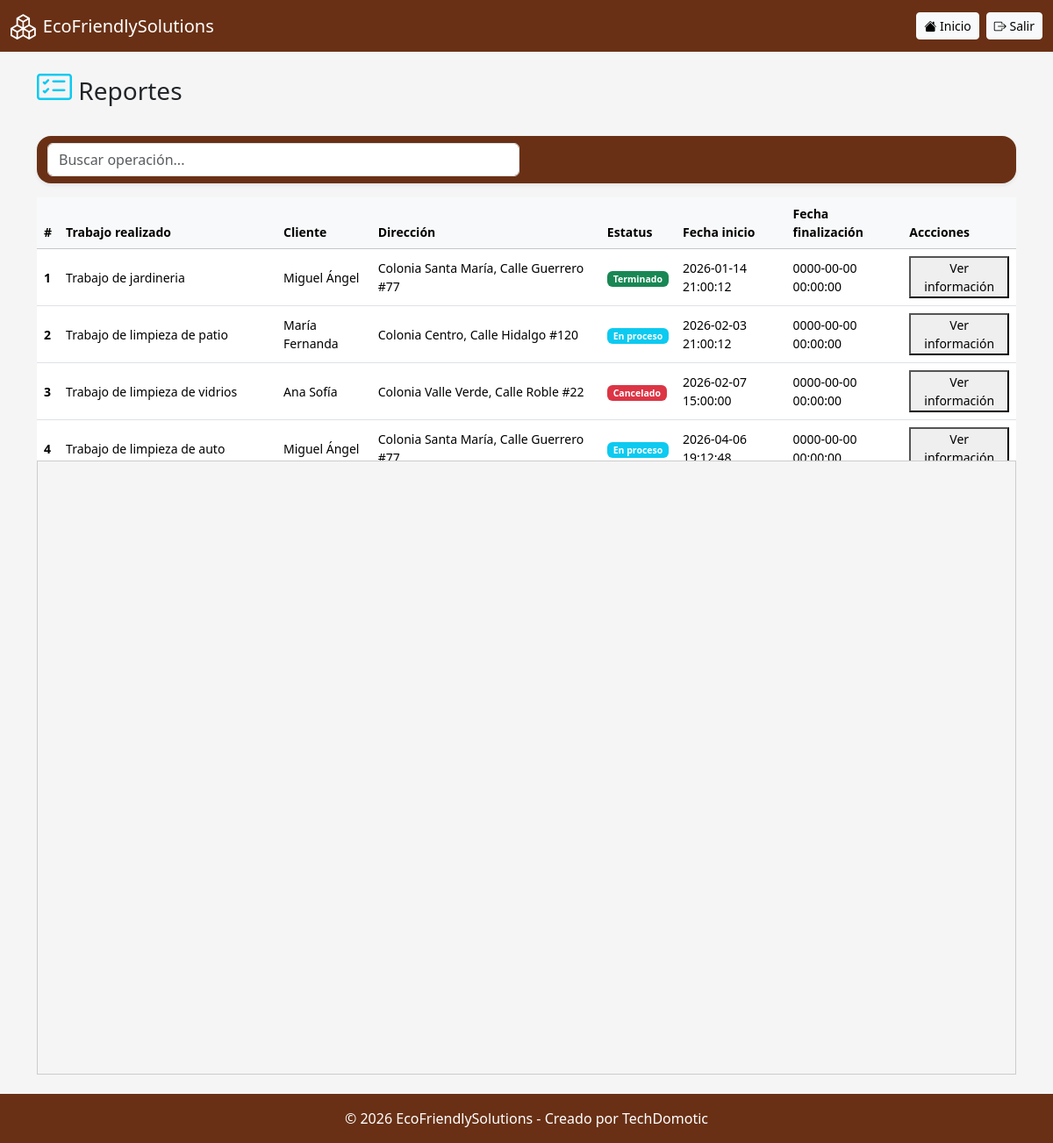
Before: /reportes/vista.php (signed in) with the older database file.
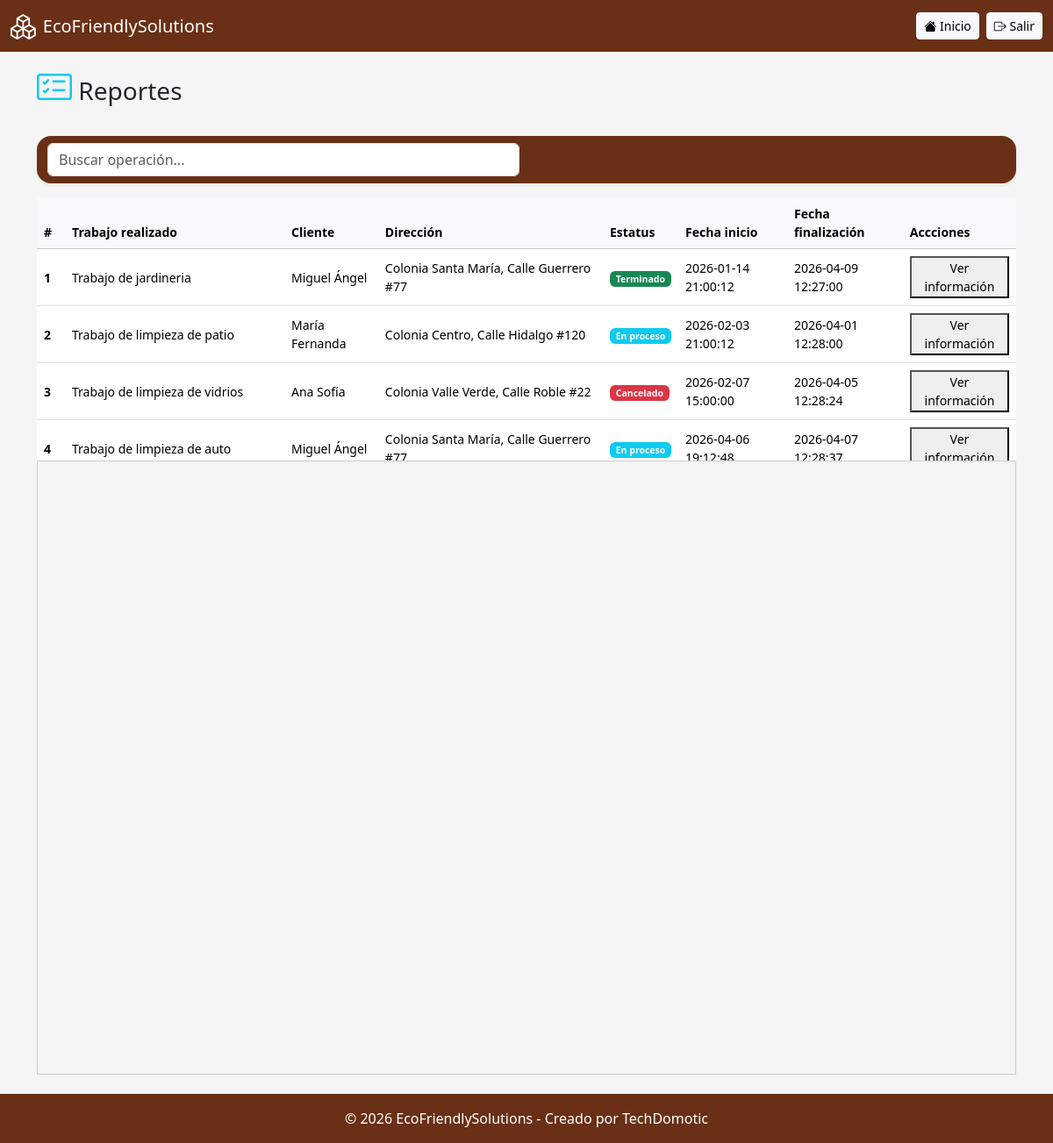
After: the same page with the newer database file.
### tables this page shows
CREATE TABLE `operacion` (
  `id_operacion` int(11) NOT NULL,
  `trabajo_realizado` varchar(200) DEFAULT NULL,
  `estatus` varchar(90) NOT NULL,
  `id_grupo_trabajadores` varchar(120) NOT NULL,
  `id_grupo_productos` varchar(120) NOT NULL,
  `id_grupo_materiales` varchar(120) NOT NULL,
  `id_cliente` int(11) NOT NULL,
  `fecha_creacion` timestamp NOT NULL DEFAULT current_timestamp(),
  `fecha_finalizacion` datetime DEFAULT NULL
);

CREATE TABLE `crm` (
  `id_cliente` int(11) NOT NULL,
  `nombre` varchar(100) NOT NULL,
  `apellidos` varchar(150) DEFAULT NULL,
  `direccion` varchar(150) DEFAULT NULL,
  `entre_calles` varchar(200) DEFAULT NULL,
  `correo` varchar(100) DEFAULT NULL,
  `numero_telefonico` bigint(11) DEFAULT NULL,
  `activo` tinyint(1) NOT NULL DEFAULT 1,
  `fecha_creacion` timestamp NOT NULL DEFAULT current_timestamp()
);

### reportes/vista.php (the view, shortened to what this page needs)
<?php
include '../includes/conexion.php';
include '../includes/header.php';
$result = $conn->query("
SELECT O.id_operacion, O.trabajo_realizado, O.estatus, C.nombre, C.id_cliente, C.direccion, O.fecha_creacion, O.fecha_finalizacion, O.id_grupo_trabajadores FROM operacion AS O INNER JOIN crm AS C ON C.id_cliente = O.id_cliente
");
?>
<div class="d-flex justify-content-between align-items-center mb-4">
    <h3><i class="bi bi-card-checklist fs-1 text-info"></i> Reportes</h3>
</div>
<nav class="navbar bg-body-tertiary mb-3 rounded-4 shadow-sm">
  <div class="container-fluid">
    <div class="col-12 col-md-6"> <form class="d-flex" role="search" onsubmit="return false;">
            <input class="form-control me-2" type="search" id="inputBusqueda" placeholder="Buscar operación...">
        </form>
    </div>
  </div>
</nav>
<div style="max-height: 300px; overflow-y: auto;">
<table class="table table-hover align-middle small" id="tablaop">
<thead class="table-light">
<tr>
<th style="position: sticky; top: 0; z-index: 2; background-color: #f8f9fa;">#</th>
<th style="position: sticky; top: 0; z-index: 2; background-color: #f8f9fa;">Trabajo realizado</th>
<th style="position: sticky; top: 0; z-index: 2; background-color: #f8f9fa;">Cliente</th>
<th style="position: sticky; top: 0; z-index: 2; background-color: #f8f9fa;">Direcci&oacute;n</th>
<th style="position: sticky; top: 0; z-index: 2; background-color: #f8f9fa;">Estatus</th>
<th style="position: sticky; top: 0; z-index: 2; background-color: #f8f9fa;">Fecha inicio</th>
<th style="position: sticky; top: 0; z-index: 2; background-color: #f8f9fa;">Fecha finalizaci&oacute;n</th>
<th style="position: sticky; top: 0; z-index: 2; background-color: #f8f9fa;">Accciones</th>
</tr>
</thead>
<tbody>
<?php $contador = 1; ?>
<?php while($row = $result->fetch_assoc()): ?>
<td><strong><?= $contador; ?></strong></td>
<td><?= htmlspecialchars($row['trabajo_realizado']); ?></td>
<td><?= htmlspecialchars($row['nombre']); ?></td>
<td><?= htmlspecialchars($row['direccion']); ?></td>
<td>
<?php if($row['estatus'] == 'Terminado'): ?>
<span class="badge bg-success">Terminado</span>
<?php elseif($row['estatus'] == 'En proceso'): ?>
<span class="badge bg-info">En proceso</span>
<?php else: ?>
<span class="badge bg-danger">Cancelado</span>
<?php endif; ?>
</td>
<td><?= htmlspecialchars($row['fecha_creacion']); ?></td>
<td><?= htmlspecialchars($row['fecha_finalizacion']); ?></td>
<td>
<button onclick="verPDF(
  '<?= $row['trabajo_realizado'] ?>',
  '<?= $row['id_operacion'] ?>',
  '<?= $row['id_cliente'] ?>',
)">
Ver informaci&oacute;n
</button>
</td>
<?php $contador++; ?>
<?php endwhile; ?>
</tbody>
</table>
</div>
<iframe id="visorPDF" width="100%" height="700px" style="border:1px solid #ccc;"></iframe>
<?php include '../includes/footer.php'; ?>

Changed rows visible on the page:
changed operacion "Trabajo de jardineria": fecha_finalizacion "0000-00-00 00:00:00" → "2026-04-09 12:27:00"
changed operacion "Trabajo de limpieza de patio": fecha_finalizacion "0000-00-00 00:00:00" → "2026-04-01 12:28:00"
changed operacion "Trabajo de limpieza de vidrios": fecha_finalizacion "0000-00-00 00:00:00" → "2026-04-05 12:28:24"
changed operacion "Trabajo de limpieza de auto": fecha_finalizacion "0000-00-00…" → "2026-04-07…"
